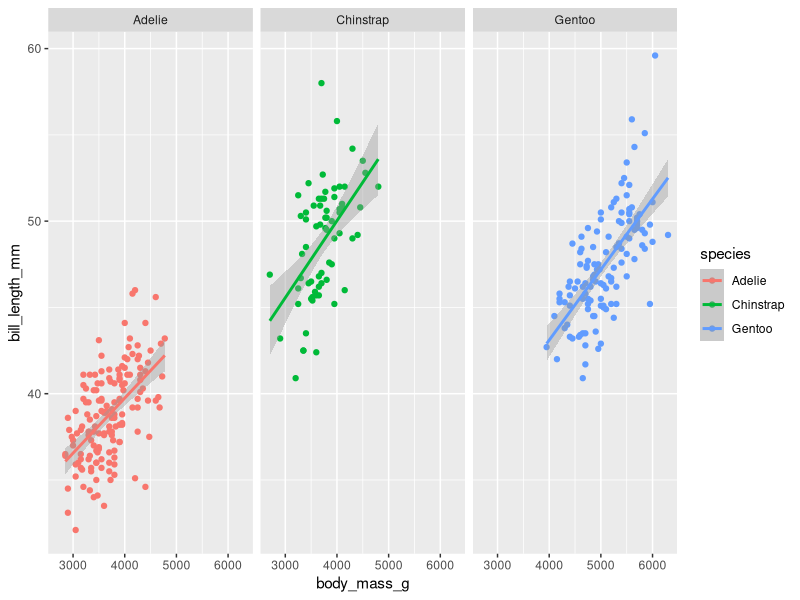
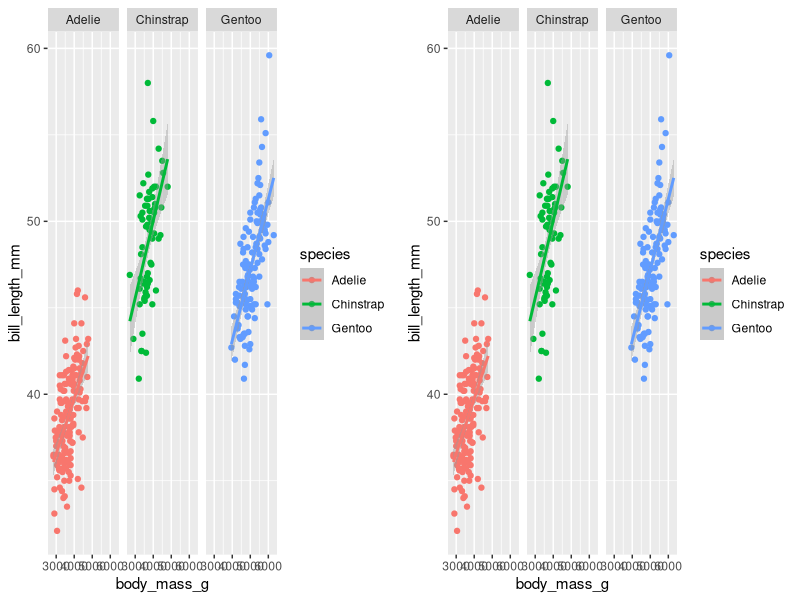
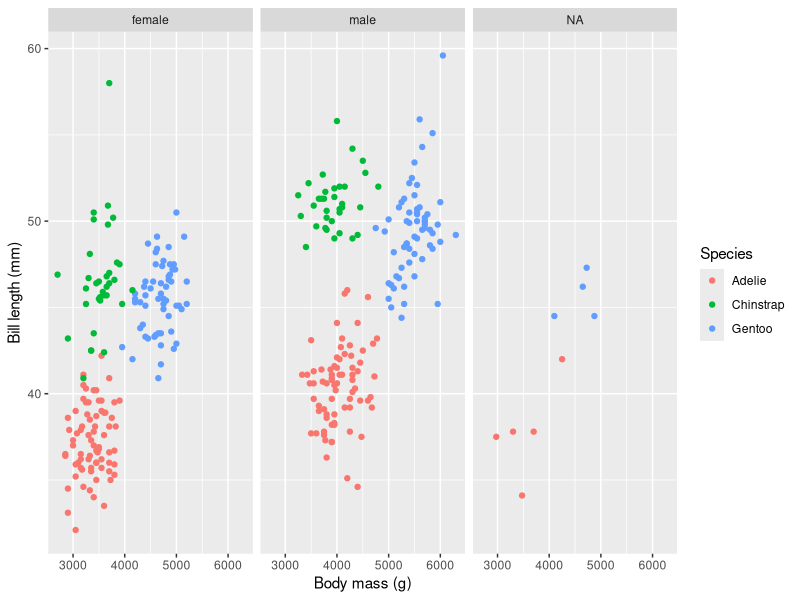
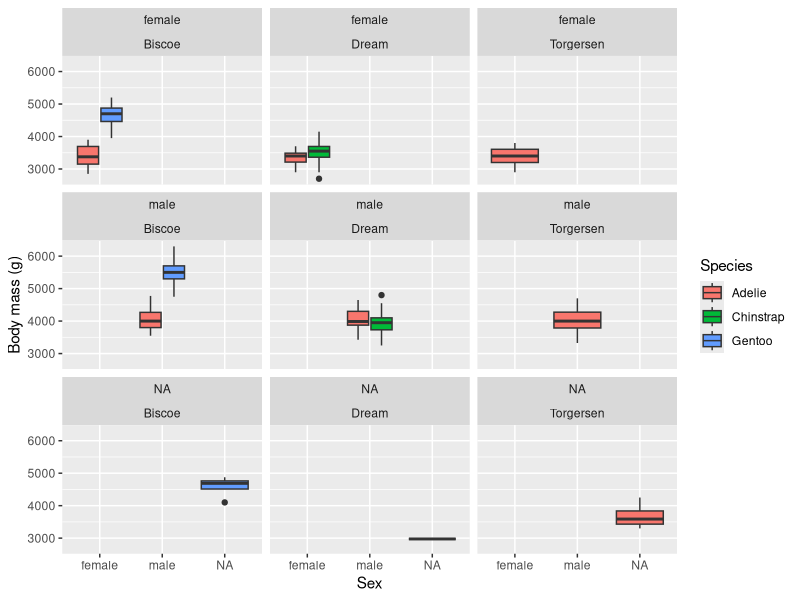
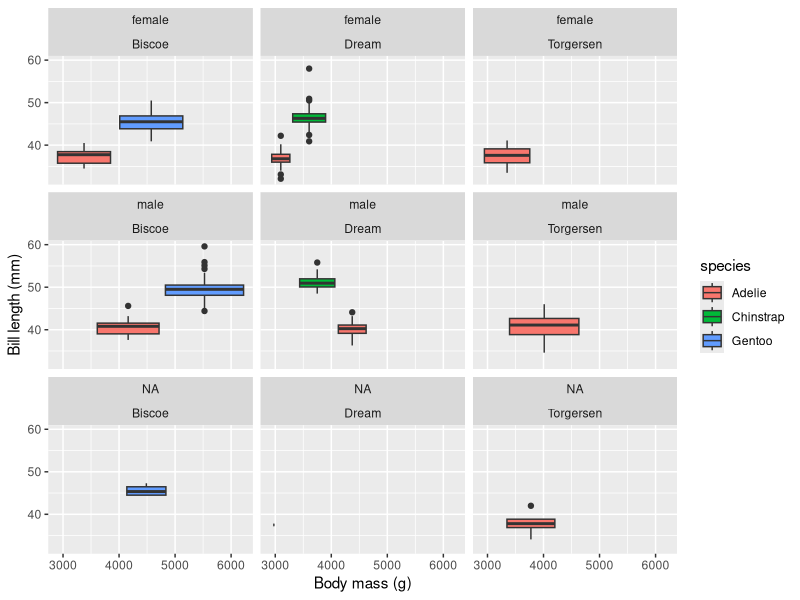
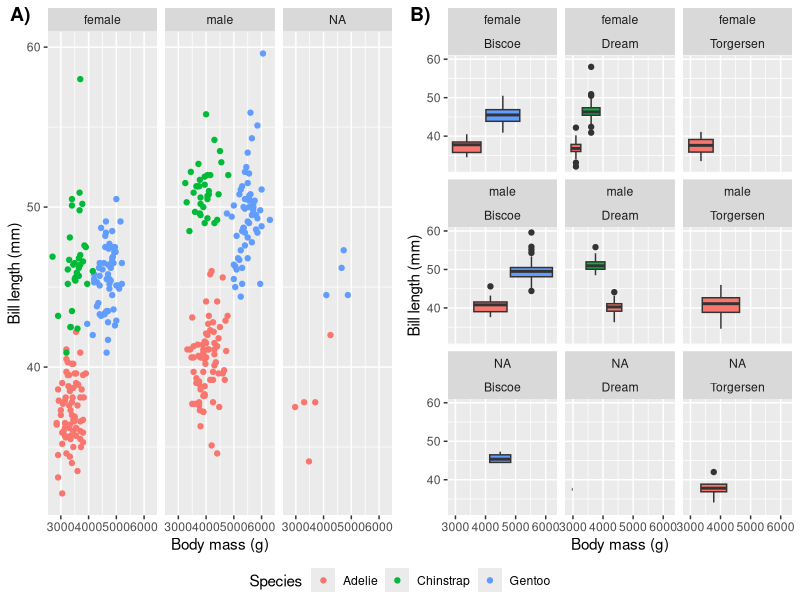
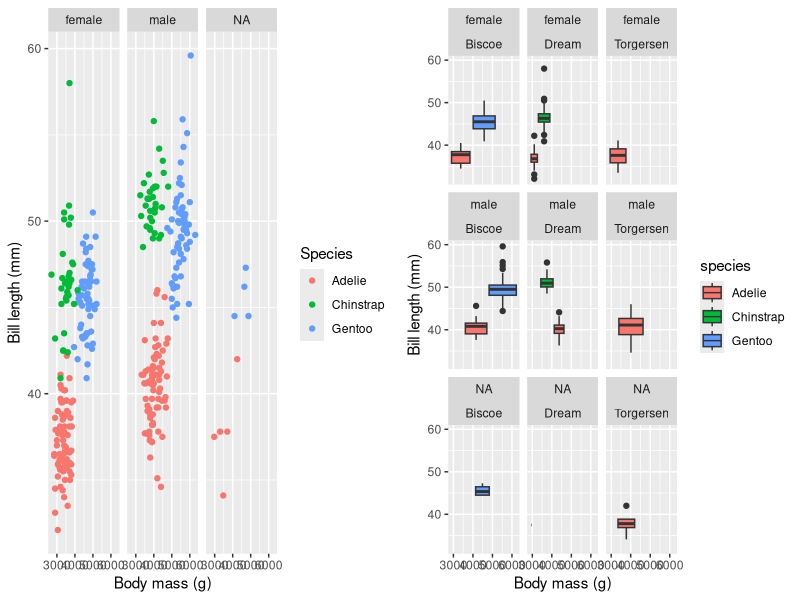
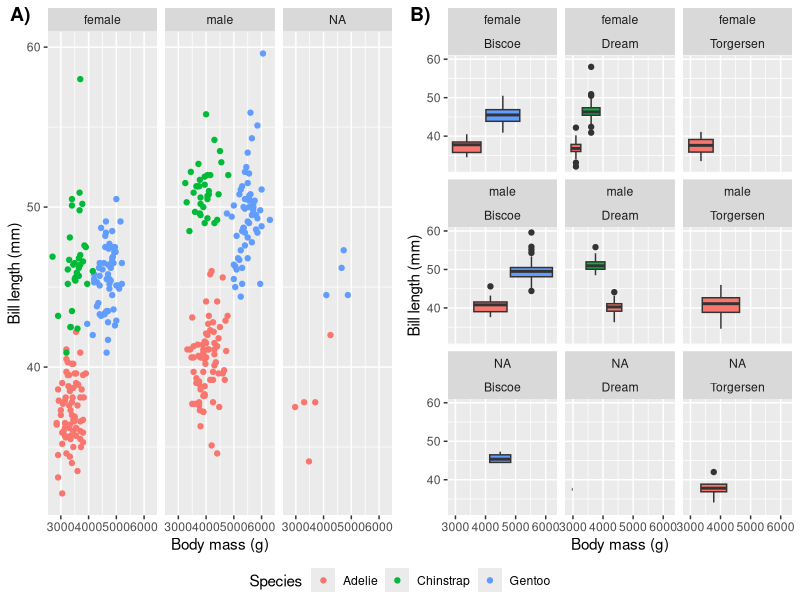

Recreate these plots in R, in order.
# Script name
# Author
# Date


# Libraries ---------------------------------------------------------------

library(tidyverse)
library(ggpubr)
library(palmerpenguins)


# Data --------------------------------------------------------------------

# Load the dataset into the local environment
penguins <- penguins


# Example -----------------------------------------------------------------

# Basic faceted plot
lm_1 <- ggplot(data = penguins,
       aes(x = body_mass_g, y = bill_length_mm, colour = species)) +
  geom_point() +
  geom_smooth(method = "lm") +
  facet_wrap(~species)
lm_1

# Basic combined plot
ggarrange(lm_1, lm_1)


# Exercise 1 --------------------------------------------------------------

# Create a new plot type and facet by gender

plot_1 <- ggplot(data = penguins, 
                 aes(x=body_mass_g, y=bill_length_mm, colour =species))+
  geom_point()+
  facet_wrap(~sex) +
  labs(x="Body mass (g)", y= "Bill length (mm)", colour="Species")

plot_1


# Exercise 2 --------------------------------------------------------------

# Create a new plot type and facet by two categories

box_1 <- ggplot(data = penguins, 
                aes(x = as.factor(sex),
                    y = body_mass_g)) + 
  geom_boxplot(aes(fill = species)) +
  facet_wrap(sex~island)+
  labs(x = "Sex", y = "Body mass (g)", fill = "Species") 
box_1

box_2 <- ggplot(data = penguins, 
                aes(x = body_mass_g,
                    y = bill_length_mm)) + 
  geom_boxplot(aes(fill = species)) +
  facet_wrap(sex~island)+
  labs(x="Body mass (g)", y= "Bill length (mm)", colour="Species") 
box_2


# Exercise 3 --------------------------------------------------------------

# Combine all of the plots you've created so far
# Save them as a high-res file larger than 2 MB


grid_2 <- ggarrange(plot_1, box_2,
                    ncol = 2, nrow = 1,
                    labels = c("A)", "B)"),
                    common.legend = TRUE,
                    legend = "bottom")
grid_2


ggsave(plot = grid_2, filename = "figures/grid_2.png", 
       width = 10, height = 8,dpi = 2000)


# BONUS -------------------------------------------------------------------

# Use a different package to combine plots

library(gridExtra)

grid.arrange(plot_1, box_2, ncol = 2)


